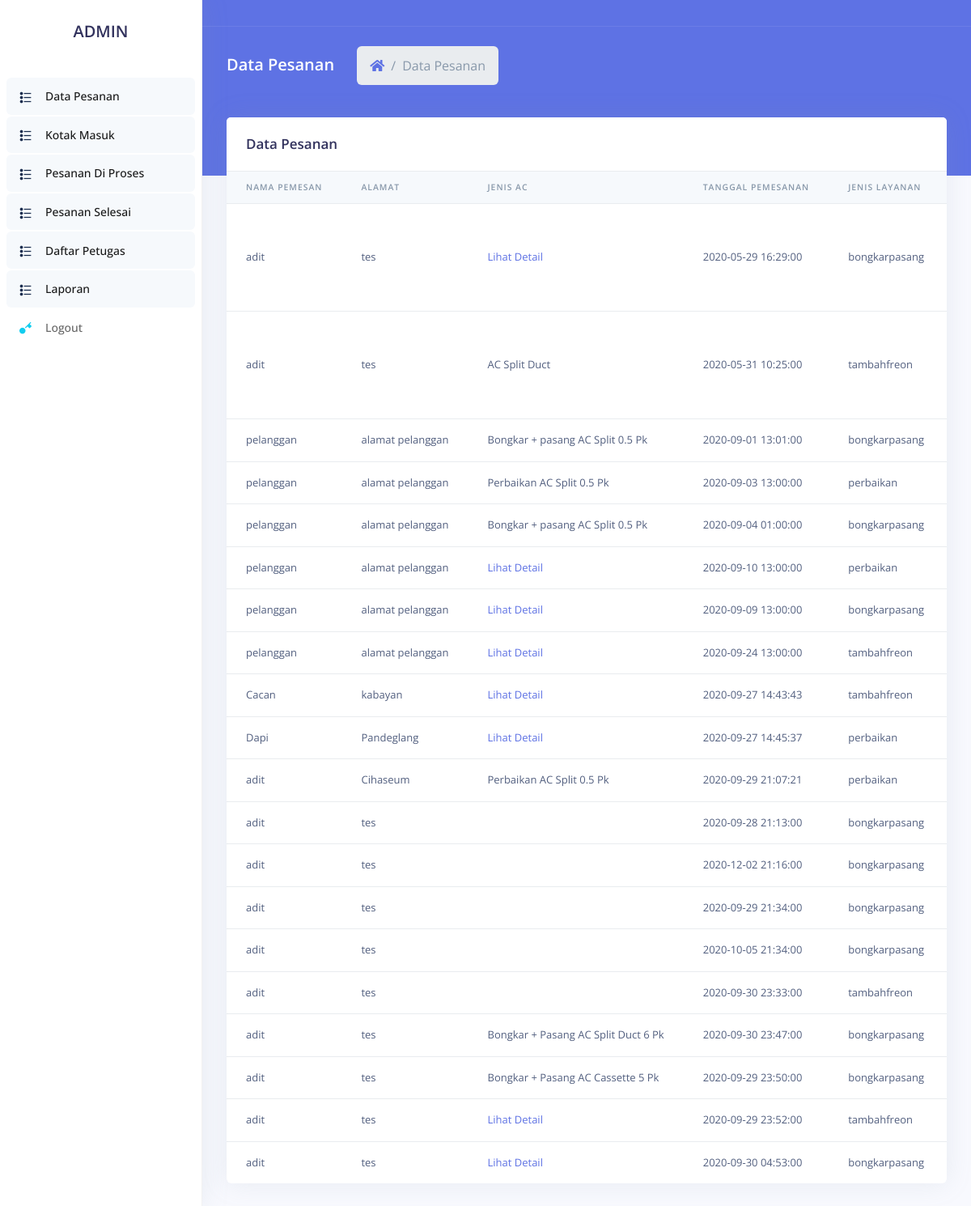
The page /admin/dataPesanan.php on the database its author committed.
### tables this page shows
CREATE TABLE `task` (
  `id` int(10) NOT NULL,
  `nm_pemesan` varchar(200) NOT NULL,
  `alamat` varchar(200) NOT NULL,
  `telp` varchar(12) NOT NULL,
  `jenis_ac` varchar(50) NOT NULL,
  `tgl_pesan` datetime NOT NULL,
  `keterangan` varchar(200) NOT NULL,
  `user_pelangan` varchar(100) NOT NULL,
  `jenis_layanan` varchar(100) NOT NULL,
  `petugas` varchar(100) NOT NULL,
  `harga` decimal(10,0) NOT NULL,
  `status` varchar(10) NOT NULL,
  `tgl_proses` datetime NOT NULL,
  `deskripsi_proses` varchar(100) NOT NULL,
  `bukti_tf` varchar(225) NOT NULL,
  `jm_unit` varchar(20) NOT NULL,
  `jenis_pembayaran` varchar(50) NOT NULL
);

CREATE TABLE `layanan` (
  `id` int(20) NOT NULL,
  `jenisLayanan` varchar(100) NOT NULL,
  `keterangan` varchar(100) NOT NULL
);

CREATE TABLE `jenis_ac` (
  `id` int(10) NOT NULL,
  `jenis` varchar(100) NOT NULL,
  `deskripsi` varchar(100) NOT NULL,
  `harga` decimal(10,0) NOT NULL,
  `kategori` varchar(20) NOT NULL
);

### admin/dataPesanan.php (the view, shortened to what this page needs)
<!DOCTYPE html>
<html>
<head>
  <link rel="stylesheet" href="../assetsAdmin/vendor/nucleo/css/nucleo.css" type="text/css">
  <link rel="stylesheet" href="../assetsAdmin/vendor/@fortawesome/fontawesome-free/css/all.min.css" type="text/css">
  <link rel="stylesheet" href="../assetsAdmin/css/argon.css?v=1.2.0" type="text/css">
</head>
<body>
  <nav class="sidenav navbar navbar-vertical  fixed-left  navbar-expand-xs navbar-light bg-white" id="sidenav-main">
    <div class="scrollbar-inner">
      <div class="sidenav-header  align-items-center">
        <a class="navbar-brand" href="javascript:void(0)">
          <h2>ADMIN</h2>
        </a>
      </div>
      <div class="navbar-inner">
        <div class="collapse navbar-collapse" id="sidenav-collapse-main">
          <ul class="navbar-nav">
            <li class="nav-item">
              <a class="nav-link active" href="dataPesanan.php">
                <i class="ni ni-bullet-list-67 text-default"></i>
                <span class="nav-link-text">Data Pesanan</span>
              </a>
            </li>
            <li class="nav-item">
              <a class="nav-link active" href="kotakmasuk.php">
                <i class="ni ni-bullet-list-67 text-default"></i>
                <span class="nav-link-text">Kotak Masuk</span>
              </a>
            </li>
            <li class="nav-item">
              <a class="nav-link active" href="pesananDiproses.php">
                <i class="ni ni-bullet-list-67 text-default"></i>
                <span class="nav-link-text">Pesanan Di Proses</span>
              </a>
            </li>
            <li class="nav-item">
              <a class="nav-link active" href="pesananSelesai.php">
                <i class="ni ni-bullet-list-67 text-default"></i>
                <span class="nav-link-text">Pesanan Selesai</span>
              </a>
            </li>
            <li class="nav-item">
              <a class="nav-link active" href="daftarPetugas.php">
                <i class="ni ni-bullet-list-67 text-default"></i>
                <span class="nav-link-text">Daftar Petugas</span>
              </a>
            </li>
            <li class="nav-item">
              <a class="nav-link active" href="laporan1.php">
                <i class="ni ni-bullet-list-67 text-default"></i>
                <span class="nav-link-text">Laporan</span>
              </a>
            </li>
            <li class="nav-item">
              <a class="nav-link" href="logout.php">
                <i class="ni ni-key-25 text-info"></i>
                <span class="nav-link-text">Logout</span>
              </a>
            </li>
          </ul>
        </div>
      </div>
    </div>
  </nav>
  <div class="main-content" id="panel">
    <nav class="navbar navbar-top navbar-expand navbar-dark bg-primary border-bottom">
    </nav>
   <div class="header bg-primary pb-6">
      <div class="container-fluid">
        <div class="header-body">
          <div class="row align-items-center py-4">
            <div class="col-lg-6 col-7">
              <h6 class="h2 text-white d-inline-block mb-0">Data Pesanan</h6>
              <nav aria-label="breadcrumb" class="d-none d-md-inline-block ml-md-4">
                <ol class="breadcrumb breadcrumb-links breadcrumb-dark">
                  <li class="breadcrumb-item"><a href="#"><i class="fas fa-home"></i></a></li>
                  <li class="breadcrumb-item active" aria-current="page">Data Pesanan</li>
                </ol>
              </nav>
            </div>
          </div>
        </div>
      </div>
    </div>
    <div class="container-fluid mt--6">
      <div class="row">
        <div class="col">
          <div class="card">
            <div class="card-header border-0">
              <h3 class="mb-0">Data Pesanan</h3>
            </div>
            <div class="table-responsive">
              <table class="table align-items-center table-flush">
                <thead class="thead-light">
                  <tr>
                    <th scope="col" class="sort" >Nama Pemesan</th>
                    <th scope="col" class="sort" >Alamat</th>
                    <th scope="col" class="sort" >Jenis AC</th>
                    <th scope="col" class="sort" >Tanggal Pemesanan</th>
                    <th scope="col" class="sort" >Jenis Layanan</th>
                    <th scope="col" class="sort" >Jumlah Unit</th>
                  </tr>
                </thead>
                <tbody class="list">
                  <?php
                    require_once "../koneksi.php";
                    $sql = "SELECT t.*,ja.deskripsi, l.keterangan,l.jenisLayanan as layanan,t.id as tasksid,s.keterangan as status_code FROM `task` t left JOIN `jenis_ac` ja on t.jenis_ac = ja.id
                            INNER JOIN layanan l on t.jenis_layanan = l.jenisLayanan INNER JOIN `status` s on t.status = s.status";
                    $query = mysqli_query($con, $sql) or die("Gagal". mysqli_error($con));
                    while($tampil = mysqli_fetch_array($query)){
                  ?>
                  <tr>
                    <td><?php echo $tampil['nm_pemesan']; ?></td>
                    <td><?php echo $tampil['alamat']; ?></td>
                    <?php $des = $tampil['jenis_ac'] ; if( $des != "MIXED"){ ?>
                        <td><?php echo $tampil['deskripsi']; ?></td>
                      <?php }else {?>
                        <td><a href="../lihatdetailNew.php?id=<?php echo $tampil['id'];?>" class="genric-btn success radius">Lihat Detail</a></td>
                      <?php }?>
                    <td><?php echo $tampil['tgl_pesan']; ?></td>
                    <td><?php echo $tampil['layanan']; ?></td>
                    <td><?php echo $tampil['jm_unit']; ?></td>
                  </tr>
                  <?php }?>
                </tbody>
              </table>
  </div>
</body>
</html>

### rows shown on the page
task: nm_pemesan "adit", alamat "tes", tgl_pesan "2020-05-29 16:29:00", layanan.jenisLayanan "bongkarpasang"
task: nm_pemesan "adit", alamat "tes", jenis_ac.deskripsi "AC Split Duct", tgl_pesan "2020-05-31 10:25:00", layanan.jenisLayanan "tambahfreon"
task: nm_pemesan "pelanggan", alamat "alamat pelanggan", jenis_ac.deskripsi "Bongkar + pasang AC Split 0.5 Pk", tgl_pesan "2020-09-01 13:01:00", layanan.jenisLayanan "bongkarpasang"
task: nm_pemesan "pelanggan", alamat "alamat pelanggan", jenis_ac.deskripsi "Perbaikan AC Split 0.5 Pk", tgl_pesan "2020-09-03 13:00:00", layanan.jenisLayanan "perbaikan"
task: nm_pemesan "pelanggan", alamat "alamat pelanggan", jenis_ac.deskripsi "Bongkar + pasang AC Split 0.5 Pk", tgl_pesan "2020-09-04 01:00:00", layanan.jenisLayanan "bongkarpasang"
task: nm_pemesan "pelanggan", alamat "alamat pelanggan", tgl_pesan "2020-09-10 13:00:00", layanan.jenisLayanan "perbaikan"
task: nm_pemesan "pelanggan", alamat "alamat pelanggan", tgl_pesan "2020-09-09 13:00:00", layanan.jenisLayanan "bongkarpasang"
task: nm_pemesan "pelanggan", alamat "alamat pelanggan", tgl_pesan "2020-09-24 13:00:00", layanan.jenisLayanan "tambahfreon"
task: nm_pemesan "Cacan", alamat "kabayan", tgl_pesan "2020-09-27 14:43:43", layanan.jenisLayanan "tambahfreon"
task: nm_pemesan "Dapi", alamat "Pandeglang", tgl_pesan "2020-09-27 14:45:37", layanan.jenisLayanan "perbaikan"
task: nm_pemesan "adit", alamat "Cihaseum", jenis_ac.deskripsi "Perbaikan AC Split 0.5 Pk", tgl_pesan "2020-09-29 21:07:21", layanan.jenisLayanan "perbaikan"
task: nm_pemesan "adit", alamat "tes", tgl_pesan "2020-09-28 21:13:00", layanan.jenisLayanan "bongkarpasang"
task: nm_pemesan "adit", alamat "tes", tgl_pesan "2020-12-02 21:16:00", layanan.jenisLayanan "bongkarpasang"
task: nm_pemesan "adit", alamat "tes", tgl_pesan "2020-09-29 21:34:00", layanan.jenisLayanan "bongkarpasang"
task: nm_pemesan "adit", alamat "tes", tgl_pesan "2020-10-05 21:34:00", layanan.jenisLayanan "bongkarpasang"
task: nm_pemesan "adit", alamat "tes", tgl_pesan "2020-09-30 23:33:00", layanan.jenisLayanan "tambahfreon"
task: nm_pemesan "adit", alamat "tes", jenis_ac.deskripsi "Bongkar + Pasang AC Split Duct 6 Pk", tgl_pesan "2020-09-30 23:47:00", layanan.jenisLayanan "bongkarpasang"
task: nm_pemesan "adit", alamat "tes", jenis_ac.deskripsi "Bongkar + Pasang AC Cassette 5 Pk", tgl_pesan "2020-09-29 23:50:00", layanan.jenisLayanan "bongkarpasang"
task: nm_pemesan "adit", alamat "tes", tgl_pesan "2020-09-29 23:52:00", layanan.jenisLayanan "tambahfreon"
task: nm_pemesan "adit", alamat "tes", tgl_pesan "2020-09-30 04:53:00", layanan.jenisLayanan "bongkarpasang"
